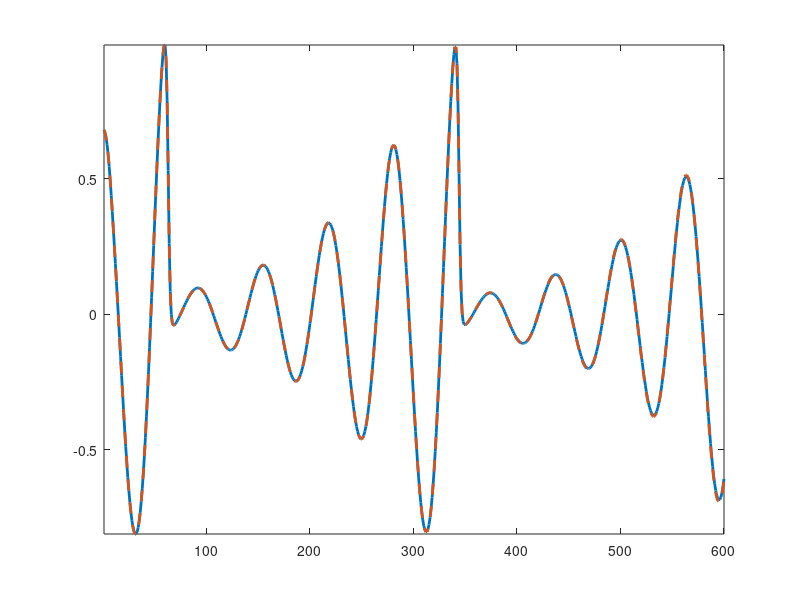
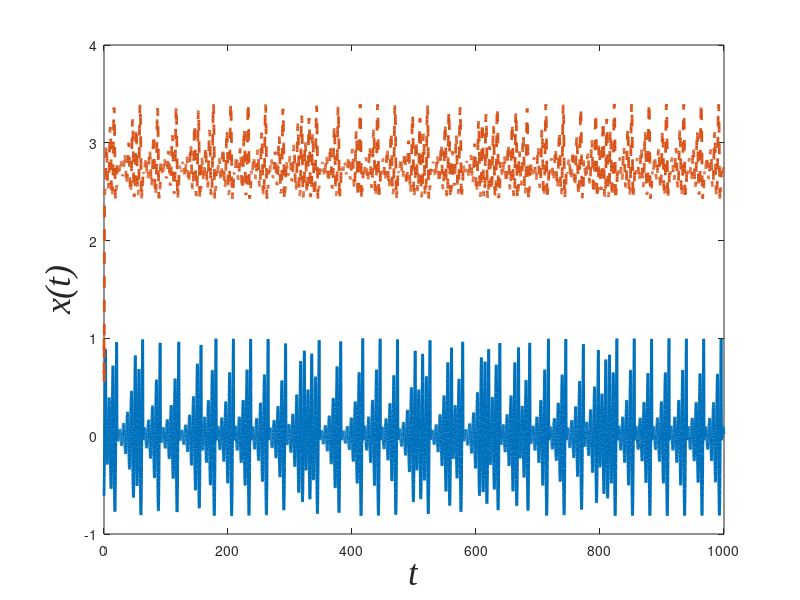
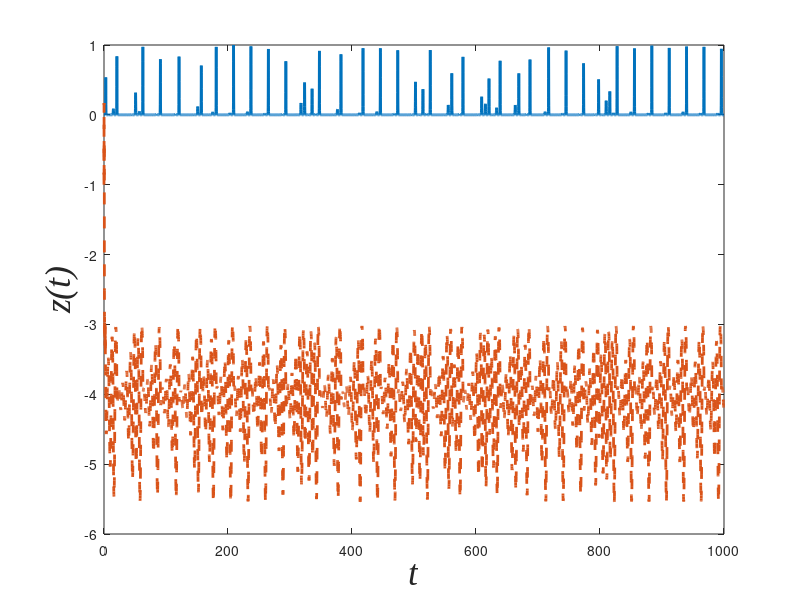

MATLAB code to generate these figures, in order:
% A minimalistic Echo State Networks demo with Mackey-Glass (delay 17) data 
% in "plain" Matlab.
% by Mantas Lukosevicius 2012
% http://minds.jacobs-university.de/mantas
clear all;
clc;
load Rossler
Leakingrate=0.5;
nL=length(Leakingrate);
Ydata(:,1)=Y(1000:32000,1)./max(abs(Y(1000:32000,1)));
Ydata(:,2)=Y(1000:32000,2)./max(abs(Y(1000:32000,2)));
Ydata(:,3)=Y(1000:32000,3)./max(abs(Y(1000:32000,3)));
%Ydata=Y(1000:11000,:);
%sdata(1,1000:end)=sdata(1,1000:end)./max(abs(sdata(1,1000:end)));
mse=zeros(1,nL);
for k=1:nL
indata=Ydata;
outdata=Ydata;
initLen = 100;
trainLen =2600;
testLen = 600;
density=0.25;
inSize = 3; 
outSize = 3;
resSize =500; % size of the reservoir nodes;
a =Leakingrate(k); % leaking rate
Win = 2.0*rand(resSize,1+inSize)-1.0;
W=sprand(resSize, resSize, density);  

% Win = (rand(resSize,1+inSize)-0.5) .* 1;
% W = rand(resSize,resSize)-0.5;
% Option 1 - direct scaling (quick&dirty, reservoir-specific):
% W = W .* 0.13;
% Option 2 - normalizing and setting spectral radius (correct, slower):
disp 'Computing spectral radius...';
opt.disp = 0;
rhoW = abs(eigs(W,1,'LM',opt));
disp 'done.'
W = W .* (0.95/rhoW); % the spectral radius is 1.25:
% allocated memory for the design (collected states) matrix
X = zeros(1+inSize+resSize,trainLen-initLen);
% set the corresponding target matrix directly
Yt = outdata(initLen+2:trainLen+1,:)';
% run the reservoir with the data and collect X
x = zeros(resSize,1);
for t = 1:trainLen
    u = indata(t,:)';
    x = (1-a)*x + a*tanh( Win*[1;u] + W*x );
    if t > initLen
        X(:,t-initLen) = [1;u;x];
    end
end

% train the output
reg = 1e-8;  % regularization coefficient
X_T = X';
% Wout = Yt*X_T * inv(X*X_T + reg*eye(1+inSize+resSize));
Wout = Yt*X_T / (X*X_T + reg*eye(1+inSize+resSize));
% Wout = Yt*pinv(X);

% run the trained ESN in a generative mode. no need to initialize here, 
% because x is initialized with training data and we continue from there.
Y1= zeros(outSize,testLen);
u = indata(trainLen+1,:)';
for t = 1:testLen 
    x = (1-a)*x + a*tanh( Win*[1;u] + W*x );
    y = Wout*[1;u;x];
    Y1(:,t) = y;
    % generative mode:
    u = y;
    % this would be a predictive mode:
    %u = data(trainLen+t+1);
end
% errorLen = testLen;
% mse(k) = sum((outdata(trainLen+2:trainLen+errorLen+1)'-Y1(1,1:errorLen)).^2)./errorLen;
% disp( ['MSE = ', num2str( mse )] );
end
figure(1);
plot( outdata(trainLen+2:trainLen+testLen+1,1),'linewidth',2);
hold on;
plot( Y1(1,:)','-- ','linewidth',2);
hold off;
axis tight;


% figure(2);
% plot( outdata(trainLen+2:trainLen+testLen+1,2),'linewidth',2);
% hold on;
% plot( Y1(2,:)','-- ','linewidth',2);
% hold off;
% axis tight;

% figure(3);
% plot( outdata(trainLen+2:trainLen+testLen+1,3),'linewidth',2);
% hold on;
% plot( Y1(3,:)','-- ','linewidth',2);
% hold off;
% axis tight;
%title('Target and generated signals y(n) starting at n=0');
% legend('Actual signal', 'Reservior output');
% xlabel('\it{t-T}','FontName','Times New Roman','FontSize',24);
% ylabel('\it{output}','FontName','Times New Roman','FontSize',24);
number=10000;
Pdata=zeros(number,3);
Pdata1=zeros(number,3);
x1=x;
u1=[1 0 -1]';
u1(2)=u(2);
Pdata(1,:)=u;
Pdata1(1,:)=u1;
for i=1:number-1
   x = (1-a)*x + a*tanh( Win*[1;u] + W*x );
   x1 = (1-a)*x1 + a*tanh( Win*[1;u1] + W*x1);
   y = Wout*[1;u;x];
   y1=Wout*[1;u1;x1];
   Pdata(i+1,:) = y;
   u=y;
   Pdata1(i+1,:) = y1;
   u1=y1;
   u1(2)=u(2);
end;
time1=[0:number-1]*0.1;

figure(4);
plot(time1,Pdata(:,1)','linewidth',2);
hold on
plot(time1,Pdata1(:,1)','-- ','linewidth',2);
hold off;
xlabel('\it{t}','FontName','Times New Roman','FontSize',26);
ylabel('\it{x(t)}','FontName','Times New Roman','FontSize',26);



figure(5);
plot(time1,Pdata(:,3)','linewidth',2);
hold on
plot(time1,Pdata1(:,3)','-- ','linewidth',2);
hold off;
xlabel('\it{t}','FontName','Times New Roman','FontSize',26);
ylabel('\it{z(t)}','FontName','Times New Roman','FontSize',26);


